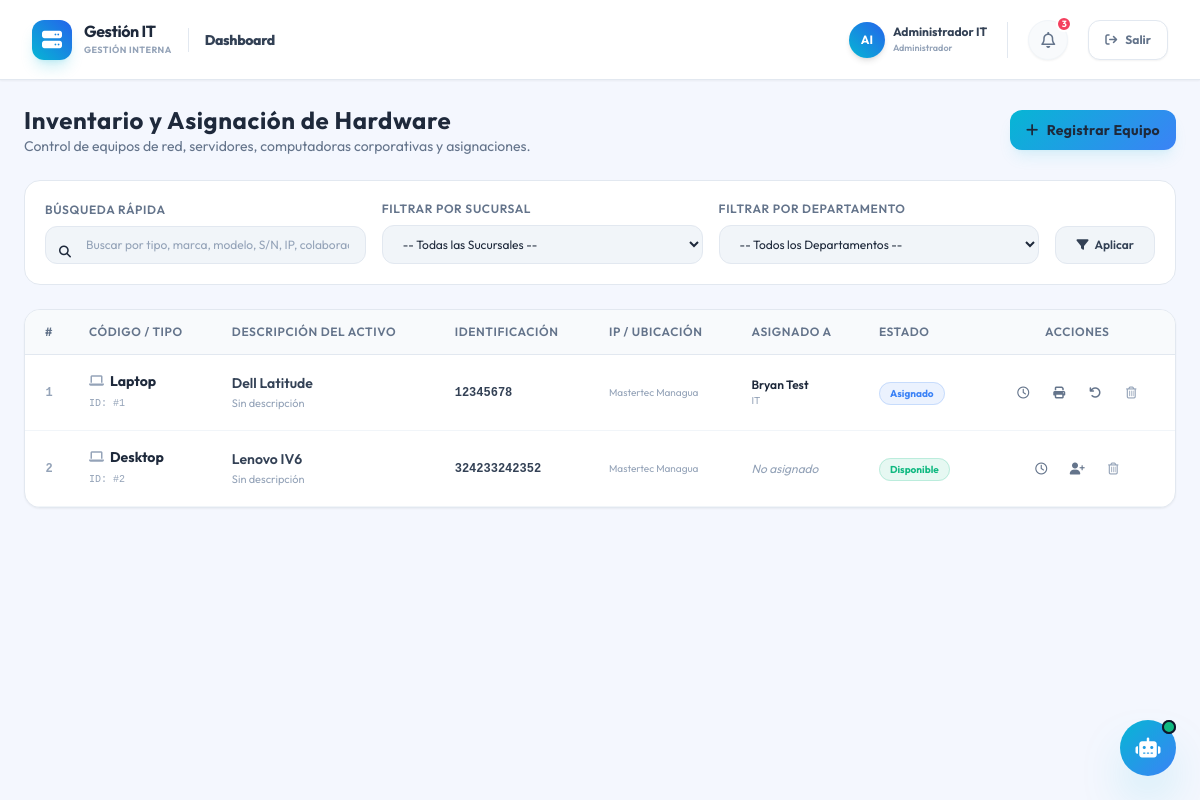
Before: /modules/equipos/index.php (signed in) with the older database file.
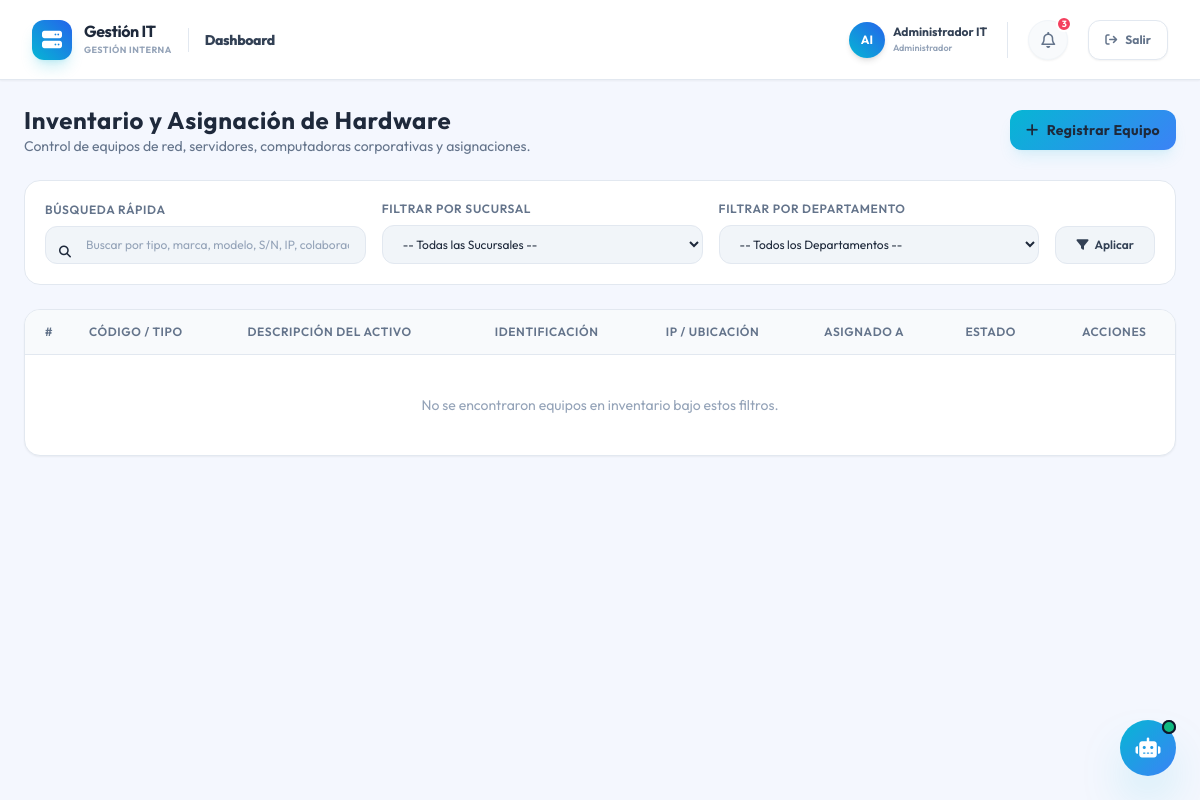
After: the same page with the newer database file.
### tables this page shows
CREATE TABLE IF NOT EXISTS `equipos` (
    `id` INT AUTO_INCREMENT PRIMARY KEY,
    `sucursal_id` INT NOT NULL,
    `tipo` ENUM('Laptop', 'Desktop', 'Servidor', 'Maquina Virtual', 'Switch', 'Firewall', 'Access Point') NOT NULL,
    `marca` VARCHAR(50),
    `modelo` VARCHAR(100),
    `service_tag_sn` VARCHAR(100) UNIQUE,
    `ip_direccion` VARCHAR(50),
    `procesador` VARCHAR(150),
    `disco` VARCHAR(100),
    `ram` VARCHAR(50),
    `estado` ENUM('Disponible', 'Asignado', 'Mantenimiento', 'De Baja') DEFAULT 'Disponible',
    `notas` TEXT,
    `proveedor_origen` VARCHAR(150),
    CONSTRAINT `fk_equipo_sucursal` FOREIGN KEY (`sucursal_id`) REFERENCES `sucursales`(`id`) ON DELETE RESTRICT,
    INDEX `idx_sucursal_equipo` (`sucursal_id`),
    INDEX `idx_estado_equipo` (`estado`)
);

CREATE TABLE IF NOT EXISTS `sucursales` (
    `id` INT AUTO_INCREMENT PRIMARY KEY,
    `empresa_id` INT NOT NULL,
    `nombre` VARCHAR(100) NOT NULL,
    `ubicacion` VARCHAR(255),
    CONSTRAINT `fk_sucursal_empresa` FOREIGN KEY (`empresa_id`) REFERENCES `empresas`(`id`) ON DELETE CASCADE,
    INDEX `idx_empresa` (`empresa_id`)
);

CREATE TABLE IF NOT EXISTS `empleados` (
    `id` INT AUTO_INCREMENT PRIMARY KEY,
    `sucursal_id` INT NOT NULL,
    `nombre` VARCHAR(100) NOT NULL,
    `cargo` VARCHAR(100),
    `departamento` VARCHAR(100),
    `estado` ENUM('Activo', 'Inactivo') DEFAULT 'Activo',
    CONSTRAINT `fk_empleado_sucursal` FOREIGN KEY (`sucursal_id`) REFERENCES `sucursales`(`id`) ON DELETE RESTRICT,
    INDEX `idx_sucursal` (`sucursal_id`)
);

### config/security.php (called while the page is built, shortened)
<?php
class Security {
    private static $encryption_key = 'b23a9d9431ec5e963bc1843ad8ea607f2df47bfd62054c30c8da26e2e5e1a3d9';
    public static function decrypt($encryptedData) {
        $method = 'aes-256-cbc';
        $key = hex2bin(self::$encryption_key);
        $raw_data = base64_decode($encryptedData);
        $iv_length = openssl_cipher_iv_length($method);
        $iv = substr($raw_data, 0, $iv_length);
        $encrypted = substr($raw_data, $iv_length);
        $decrypted = openssl_decrypt($encrypted, $method, $key, OPENSSL_RAW_DATA, $iv);
        return $decrypted !== false ? $decrypted : '';
    }
}

### modules/equipos/index.php (the view, shortened to what the changed rows need)
<?php
require_once __DIR__ . '/../../includes/header.php';
require_once __DIR__ . '/../../config/security.php';
$db = Database::getConexion();
$filtro_sucursal = $_GET['sucursal_id'] ?? '';
$filtro_depto = $_GET['departamento'] ?? '';
$sql = "
    SELECT e.*, s.nombre AS sucursal_nombre, s.ubicacion AS sucursal_ubicacion,
           a.id AS asignacion_id, a.fecha_entrega, a.condicion_entrega,
           emp.id AS empleado_id, emp.nombre AS empleado_nombre,
           emp.departamento AS empleado_depto, emp.cargo AS empleado_cargo,
           ce.usuario_local, ce.password_cifrado, ce.clave_bitlocker, ce.notas_acceso
    FROM equipos e
    JOIN sucursales s ON e.sucursal_id = s.id
    LEFT JOIN asignaciones a ON a.equipo_id = e.id AND a.fecha_devolucion IS NULL
    LEFT JOIN empleados emp ON a.empleado_id = emp.id
    LEFT JOIN credenciales_equipos ce ON ce.equipo_id = e.id
    WHERE e.estado != 'De Baja'
";
$params = [];
$sql .= " ORDER BY e.tipo, e.marca, e.modelo";
$stmt = $db->prepare($sql);
$stmt->execute($params);
$equipos_raw = $stmt->fetchAll();
$equipos = [];
foreach ($equipos_raw as $eq) {
    $eq['pass_local_clear'] = !empty($eq['password_cifrado']) ? Security::decrypt($eq['password_cifrado']) : '';
    $eq['bitlocker_clear'] = !empty($eq['clave_bitlocker']) ? Security::decrypt($eq['clave_bitlocker']) : '';
    $equipos[] = $eq;
}
?>
<div class="space-y-6">
    <div class="flex flex-col sm:flex-row sm:items-center justify-between gap-4">
        <div>
            <h2 class="text-2xl font-bold text-slate-800 tracking-wide">Inventario y Asignación de Hardware</h2>
        </div>
    </div>
    <div class="glass-panel rounded-2xl overflow-hidden">
        <div class="overflow-x-auto">
            <table class="w-full text-left modern-table text-sm">
                <thead>
                    <tr>
                        <th class="py-3 px-3 text-center w-12">#</th>
                        <th class="py-3 px-4">Código / Tipo</th>
                        <th class="py-3 px-4">Descripción del Activo</th>
                        <th class="py-3 px-4">Identificación</th>
                        <th class="py-3 px-4">IP / Ubicación</th>
                        <th class="py-3 px-4">Asignado a</th>
                        <th class="py-3 px-4">Estado</th>
                        <th class="py-3 px-4 text-center">Acciones</th>
                    </tr>
                </thead>
                <tbody>
                    <?php if (empty($equipos)): ?>
                        <tr>
                            <td colspan="8" class="text-center py-10 text-slate-400">
                                No se encontraron equipos en inventario bajo estos filtros.
                            </td>
                        </tr>
                    <?php else: ?>
                        <?php
                        $num_inv = 1;
                        foreach ($equipos as $eq):
                            if ($eq['estado'] === 'Disponible') $badge = 'bg-emerald-500/10 text-emerald-500 border border-emerald-500/20';
                            elseif ($eq['estado'] === 'Asignado') $badge = 'bg-blue-500/10 text-blue-500 border border-blue-500/20';
                            elseif ($eq['estado'] === 'Mantenimiento') $badge = 'bg-amber-500/10 text-amber-500 border border-amber-500/20';
                            else $badge = 'bg-rose-500/10 text-rose-500 border border-rose-500/20';
                        ?>
                            <tr class="hover:bg-cyan-50/60 cursor-pointer transition border-b border-slate-100 group" onclick='verDetalleEquipo(<?= json_encode($eq, JSON_HEX_APOS | JSON_HEX_QUOT) ?>)'>
                                <td class="py-4 px-3 text-center text-xs font-mono font-bold text-slate-400 group-hover:text-cyan-600">
                                    <?= $num_inv++ ?>
                                </td>
                                <td class="py-4 px-4">
                                    <div class="font-bold text-slate-800 group-hover:text-cyan-700 transition flex items-center gap-1.5">
                                        <i class="fa-solid fa-laptop text-xs text-slate-400 group-hover:text-cyan-600"></i>
                                        <?= htmlspecialchars($eq['tipo']) ?>
                                    </div>
                                    <span class="text-[10px] text-slate-400 font-mono">ID: #<?= $eq['id'] ?></span>
                                </td>
                                <td class="py-4 px-4">
                                    <div class="font-semibold text-slate-700"><?= htmlspecialchars($eq['marca'] . ' ' . $eq['modelo']) ?></div>
                                    <div class="text-[11px] text-slate-400 max-w-[200px] truncate" title="<?= htmlspecialchars($eq['notas'] ?? '') ?>">
                                        <?= htmlspecialchars($eq['notas'] ?? 'Sin descripción') ?>
                                    </div>
                                </td>
                                <td class="py-4 px-4 font-mono text-xs text-slate-700 font-bold">
                                    <?= htmlspecialchars($eq['service_tag_sn']) ?>
                                </td>
                                <td class="py-4 px-4 text-xs text-slate-600">
                                    <span class="text-[10px] text-slate-400"><?= htmlspecialchars($eq['sucursal_nombre']) ?></span>
                                </td>
                                <td class="py-4 px-4 text-xs">
                                    <?php if (!empty($eq['empleado_nombre'])): ?>
                                        <div class="font-semibold text-slate-800"><?= htmlspecialchars($eq['empleado_nombre']) ?></div>
                                        <div class="text-[10px] text-slate-400"><?= htmlspecialchars($eq['empleado_depto']) ?></div>
                                    <?php else: ?>
                                        <span class="text-slate-400 italic">No asignado</span>
                                    <?php endif; ?>
                                </td>
                                <td class="py-4 px-4">
                                    <span class="px-2.5 py-1 rounded-full text-[10px] font-bold <?= $badge ?>">
                                        <?= $eq['estado'] ?>
                                    </span>
                                </td>
                                <td class="py-4 px-4">
                                    <div class="flex items-center justify-center gap-1" onclick="event.stopPropagation();">
                                        <a href="?history_id=<?= $eq['id'] ?><?= !empty($filtro_sucursal)?'&sucursal_id='.$filtro_sucursal:'' ?><?= !empty($filtro_depto)?'&departamento='.$filtro_depto:'' ?>" onclick="event.stopPropagation();" class="h-8 w-8 rounded-lg hover:bg-slate-100 flex items-center justify-center text-slate-500 hover:text-slate-800 transition" title="Ver Historial Asignaciones">
                                            <i class="fa-regular fa-clock text-xs"></i>
                                        </a>
                                        <?php if ($eq['estado'] === 'Disponible'): ?>
                                            <button onclick="event.stopPropagation(); abrirAsignar('<?= $eq['id'] ?>', '<?= htmlspecialchars($eq['marca'].' '.$eq['modelo']) ?>')" class="h-8 w-8 rounded-lg hover:bg-emerald-50 flex items-center justify-center text-slate-500 hover:text-emerald-600 transition" title="Asignar Equipo">
                                                <i class="fa-solid fa-user-plus text-xs"></i>
                                            </button>
                                        <?php elseif ($eq['estado'] === 'Asignado'): ?>
                                            <a href="imprimir_asignacion.php?id=<?= $eq['asignacion_id'] ?>" onclick="event.stopPropagation();" class="h-8 w-8 rounded-lg hover:bg-indigo-50 flex items-center justify-center text-slate-500 hover:text-indigo-600 transition" title="Imprimir Constancia">
                                                <i class="fa-solid fa-print text-xs"></i>
                                            </a>
                                            <button onclick="event.stopPropagation(); abrirDevolver('<?= $eq['id'] ?>', '<?= htmlspecialchars($eq['marca'].' '.$eq['modelo']) ?>', '<?= $eq['asignacion_id'] ?>')" class="h-8 w-8 rounded-lg hover:bg-amber-50 flex items-center justify-center text-slate-500 hover:text-amber-600 transition" title="Registrar Devolución">
                                                <i class="fa-solid fa-arrow-rotate-left text-xs"></i>
                                            </button>
                                        <?php endif; ?>
                                        <a href="guardar.php?action=baja&id=<?= $eq['id'] ?>" onclick="event.stopPropagation(); return confirm('¿Seguro que deseas dar de baja este equipo?');" class="h-8 w-8 rounded-lg hover:bg-rose-50 flex items-center justify-center text-slate-400 hover:text-rose-500 transition" title="Dar de Baja">
                                            <i class="fa-regular fa-trash-can text-xs"></i>
                                        </a>
                                    </div>
                                </td>
                            </tr>
                        <?php endforeach; ?>
                    <?php endif; ?>
                </tbody>
            </table>
        </div>
    </div>
</div>
<?php
require_once __DIR__ . '/../../includes/footer.php';
?>

Changed rows visible on the page:
removed equipos: tipo "Laptop", id "1", marca+modelo "Dell Latitude", notas "Sin descripción", service_tag_sn "12345678", sucursal.nombre "Mastertec Managua", empleados.nombre "Bryan Test", empleados.departamento "IT", estado "Asignado"
removed equipos: tipo "Desktop", id "2", marca+modelo "Lenovo IV6", notas "Sin descripción", service_tag_sn "324233242352", sucursal.nombre "Mastertec Managua", shows "No asignado", estado "Disponible"
Other visible differences:
text now shown: "No se encontraron equipos en inventario bajo estos filtros."
